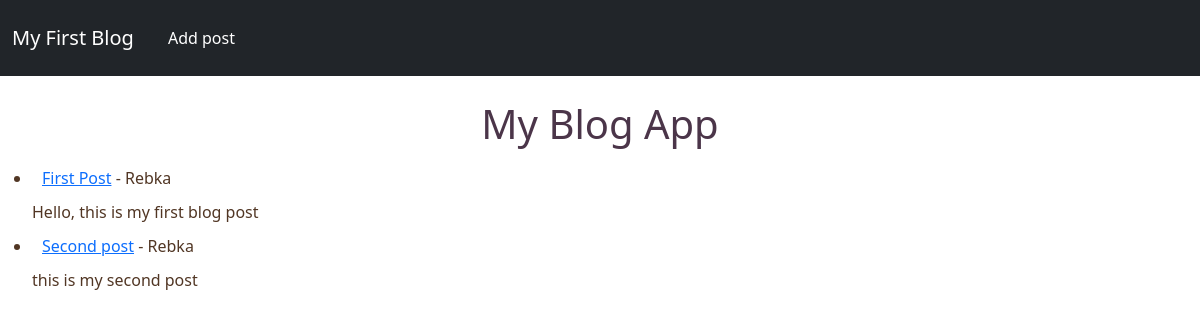
The app's page /, older data.
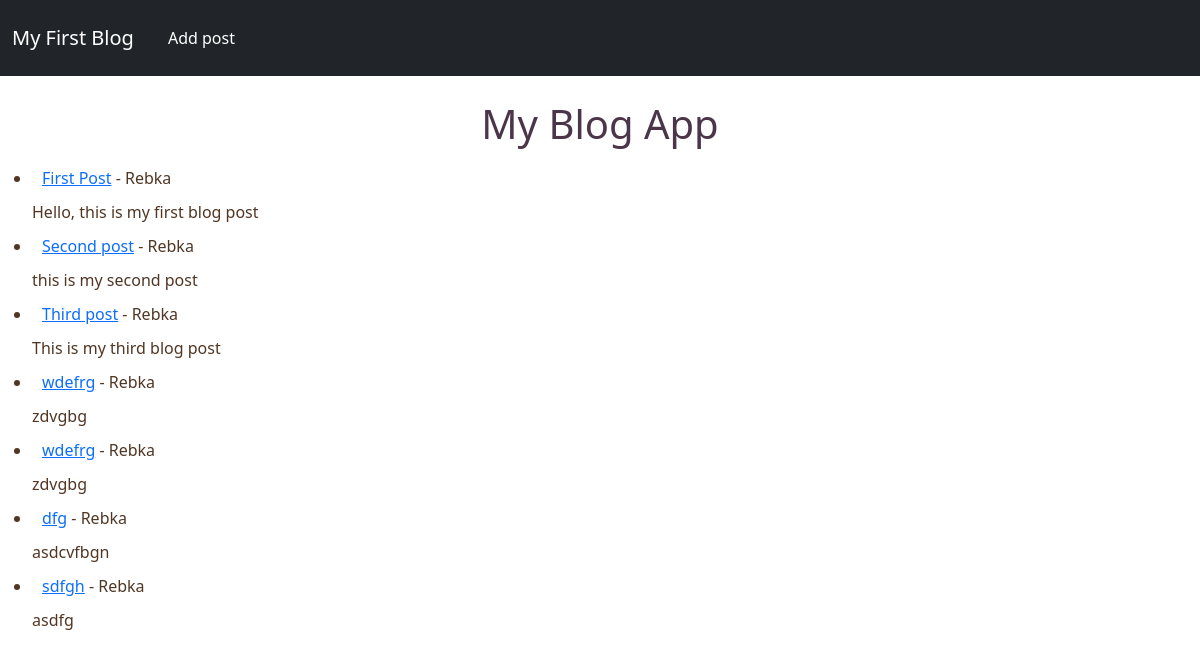
The same page, newer data.
### blogs/models.py (models this page shows, shortened)
class Post(models.Model):
    title=models.CharField(max_length=200)
    author=models.ForeignKey(User, on_delete=models.CASCADE)
    body=models.TextField()

### blogs/views.py (the view)
# urls.py: path('',Home.as_view(), name="home"),
class Home(ListView):
    model=Post
    template_name='home.html'

### blogs/templates/home.html (shortened to what this page needs)
<!DOCTYPE html>
<html lang="'en">
<head>
</head>
<body>
    <div>
        {% extends "a.html" %}
        {%block content%}
<h1>My Blog App</h1>
<ul>
  {% for post in object_list %}
    <li><a href="{% url 'post detail' post.pk %}">{{post.title}}</a> - {{post.author.first_name}}</li>
    {{post.body}}
  {%endfor%}
  {% endblock %}

### blogs/templates/a.html (shortened to what this page needs)
<!doctype html>
<html lang="en">
  <head>
    <link href="https://cdn.jsdelivr.net/npm/bootstrap@5.0.2/dist/css/bootstrap.min.css" rel="stylesheet">
  </head>
  <body>
    <nav class="navbar navbar-expand-lg dark bg-dark">
        <div class="container-fluid">
          <a class="navbar-brand" href={% url 'home'%}>My First Blog</a>
          <div class="collapse navbar-collapse" id="navbarSupportedContent">
            <ul class="navbar-nav me-auto mb-2 mb-lg-0">
              <li class="nav-item">
                <a class="nav-link" href={% url 'Add Post'%}>Add post</a>
              </li>
            </ul>
          </div>
        </div>
      </nav>
    <br>
    {%block content%}
    {% endblock %}
  </body>
</html>

### blogs/templates/home.html (style rules this page uses)
h1 { color:rgb(75,53,73); text-align:center; }
li { padding:10px; }
div { color:rgb(81,54,36); }

### blogs/templates/a.html (style rules this page uses)
.nav-link { color: white; }
.navbar-brand { color: white; }

Row changes from the older to the newer data that the page shows:
added Post: title "Third post", author.first_name "Rebka", body "This is my third blog post"
added Post: title "wdefrg", author.first_name "Rebka", body "zdvgbg"
added Post: title "wdefrg", author.first_name "Rebka", body "zdvgbg"
added Post: title "dfg", author.first_name "Rebka", body "asdcvfbgn"
added Post: title "sdfgh", author.first_name "Rebka", body "asdfg"
